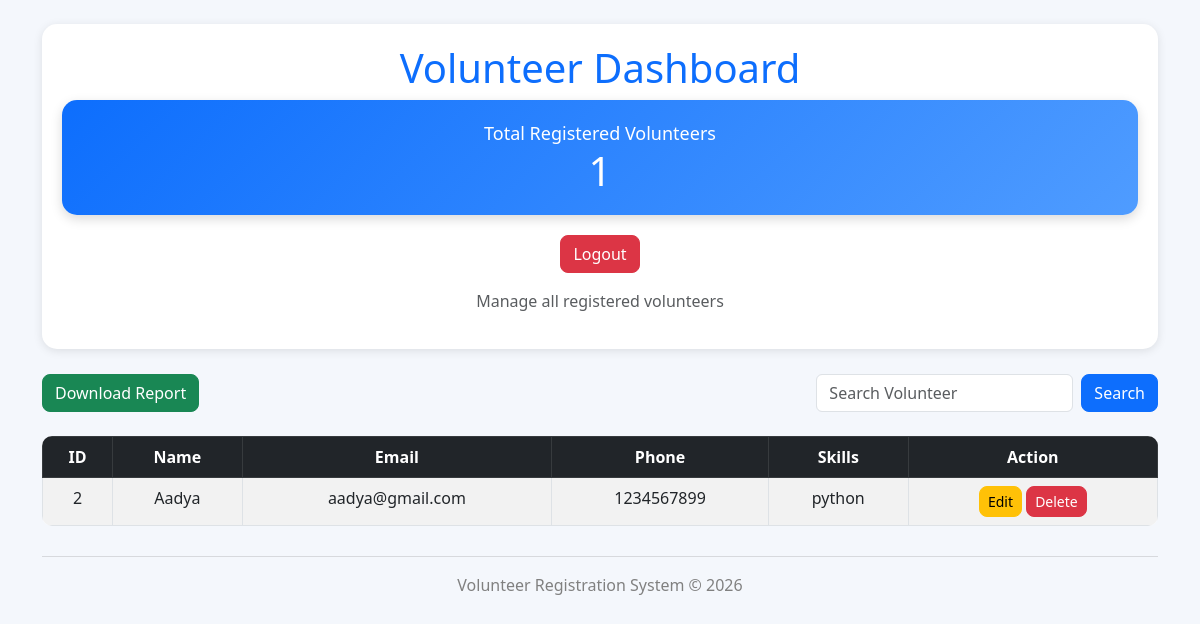
Page /dashboard (signed in) on the earlier database version.
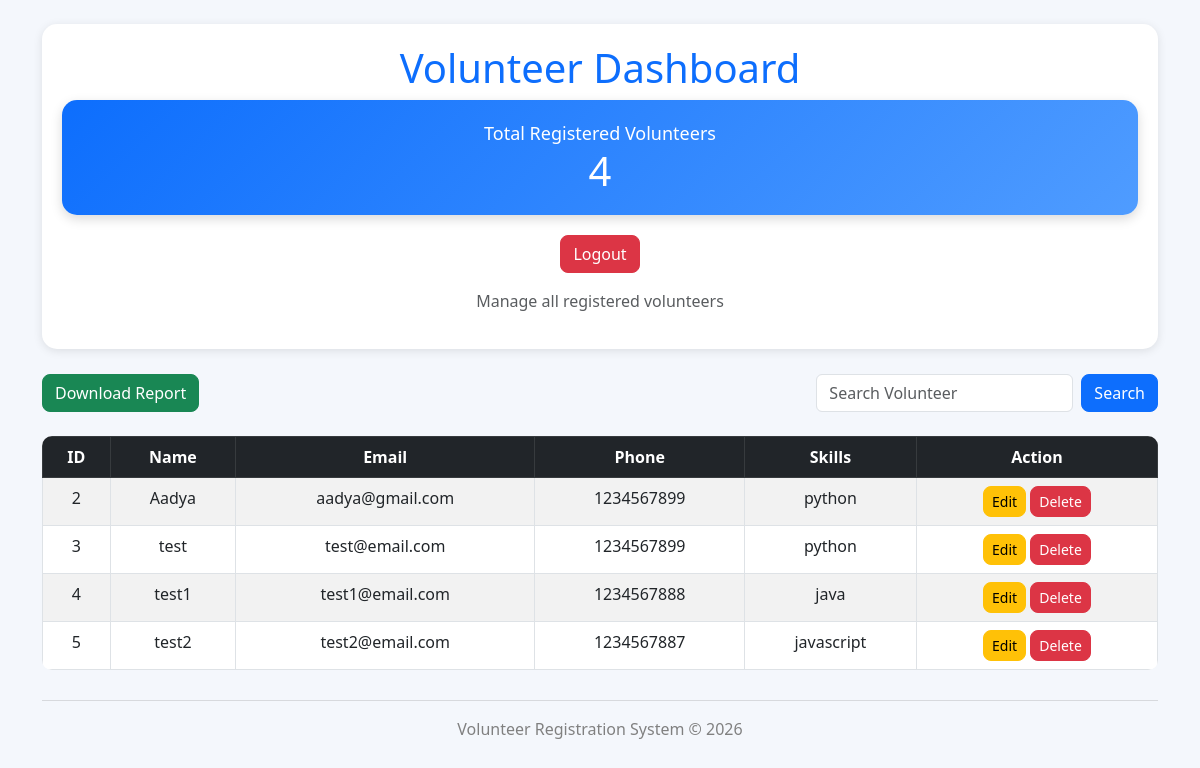
Same page on the later database version.
### tables this page shows
CREATE TABLE volunteers(
    id INTEGER PRIMARY KEY AUTOINCREMENT,
    name TEXT NOT NULL,
    email TEXT NOT NULL,
    phone TEXT NOT NULL,
    skills TEXT
);

### app.py (the view)
@app.route("/dashboard")
def dashboard():
    if "admin" not in session:
        return redirect(url_for("login"))
    search = request.args.get("search", "")
    conn = sqlite3.connect("database.db")
    cursor = conn.cursor()
    cursor.execute("SELECT COUNT(*) FROM volunteers")
    total_volunteers = cursor.fetchone()[0]
    if search:
        cursor.execute(
            "SELECT * FROM volunteers WHERE name LIKE ?",
            ('%' + search + '%',)
        )
    else:
        cursor.execute("SELECT * FROM volunteers")
    volunteers = cursor.fetchall()
    conn.close()
    return render_template(
        "dashboard.html",
        volunteers=volunteers,
        total_volunteers=total_volunteers
    )

### templates/dashboard.html (shortened to what this page needs)
<!DOCTYPE html>
<html>
<head>
    <link href="https://cdn.jsdelivr.net/npm/bootstrap@5.3.0/dist/css/bootstrap.min.css" rel="stylesheet">
    <link rel="stylesheet" href="{{ url_for('static', filename='style.css') }}">
</head>
<body class="container mt-4">
    <div class="dashboard-header text-center">
        <h1 class="text-primary">
            Volunteer Dashboard
        </h1>
        <div class="dashboard-card">
            <p>Total Registered Volunteers</p>
            <h2>{{ total_volunteers }}</h2>
        </div>
        <a href="/logout" class="btn btn-danger">
            Logout
        </a>
        <p class="text-muted mt-3">
            Manage all registered volunteers
        </p>
    </div>
    <div class="d-flex justify-content-between align-items-center mb-4">
        <a href="/download" class="btn btn-success">
            Download Report
        </a>
        <form method="GET"
              action="/dashboard"
              class="d-flex search-box">
            <input
                type="text"
                name="search"
                class="form-control me-2"
                placeholder="Search Volunteer">
            <button
                type="submit"
                class="btn btn-primary">
                Search
            </button>
        </form>
    </div>
    <table class="table table-striped table-hover table-bordered text-center">
        <thead class="table-dark">
            <tr>
                <th>ID</th>
                <th>Name</th>
                <th>Email</th>
                <th>Phone</th>
                <th>Skills</th>
                <th>Action</th>
            </tr>
        </thead>
        <tbody>
        {% for volunteer in volunteers %}
            <tr>
                <td>{{ volunteer[0] }}</td>
                <td>{{ volunteer[1] }}</td>
                <td>{{ volunteer[2] }}</td>
                <td>{{ volunteer[3] }}</td>
                <td>{{ volunteer[4] }}</td>
                <td>
                    <a href="/edit/{{ volunteer[0] }}"
                       class="btn btn-warning btn-sm">
                        Edit
                    </a>
                    <a href="/delete/{{ volunteer[0] }}"
                       class="btn btn-danger btn-sm"
                       onclick="return confirm('Are you sure you want to delete this volunteer?')">
                        Delete
                    </a>
                </td>
            </tr>
        {% endfor %}
        </tbody>
    </table>
    <div class="footer">
        <hr>
        Volunteer Registration System © 2026
    </div>
</body>
</html>

### static/style.css (style rules this page uses)
body { background-color:#f4f7fc; }
.dashboard-header { background:white; padding:20px; border-radius:15px; box-shadow:0px 2px 10px rgba(0,0,0,0.1); margin-bottom:25px; }
.dashboard-card { background:linear-gradient(135deg,#0d6efd,#4f9cff); color:white; border-radius:15px; padding:20px; text-align:center; margin-bottom:20px; box-shadow:0px 4px 12px rgba(0,0,0,0.15); }
.dashboard-card h2 { font-size:40px; margin:0; }
.dashboard-card p { margin:0; font-size:18px; }
.table { background:white; border-radius:10px; overflow:hidden; }
.btn { border-radius:8px; }
.search-box { max-width:400px; }
.footer { text-align:center; margin-top:30px; color:gray; }

Differences in the rows shown:
added volunteers: id "3", name "test", email "test@email.com", phone "1234567899", skills "python"
added volunteers: id "4", name "test1", email "test1@email.com", phone "1234567888", skills "java"
added volunteers: id "5", name "test2", email "test2@email.com", phone "1234567887", skills "javascript"
Other differences:
{{ total_volunteers }}: "1" → "4"
